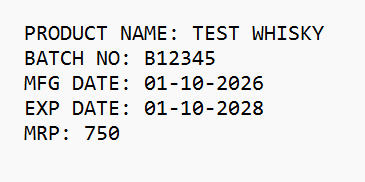
#> input picture dataset/raw_images/test_label.bmp, 365 x 182 px, found by its file name
$ python image_processor.py
#> lines starting #> are read from the running program, lines starting #| are printed output that depends on the picture; after the words box and inside, x2 and y2 are one past the last pixel; in counts of white or black regions, pixels touching at a corner belong together
#> further down, image is the input picture: shape (182, 365, 3); mean B, G, R 233, 232.9, 233
#| Original Image Shape: (182, 365, 3)

import cv2
import os


def preprocess_image(image):

    # Step 1: Convert image to grayscale
    gray_image = cv2.cvtColor(image, cv2.COLOR_BGR2GRAY)
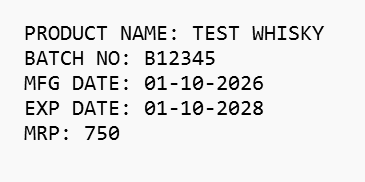
#> gray_image: shape (182, 365); min 0, max 249, mean 233

    # Step 2: Resize image
    resized_image = cv2.resize(
        gray_image,
        None,
        fx=2,
        fy=2,
        interpolation=cv2.INTER_CUBIC
    )
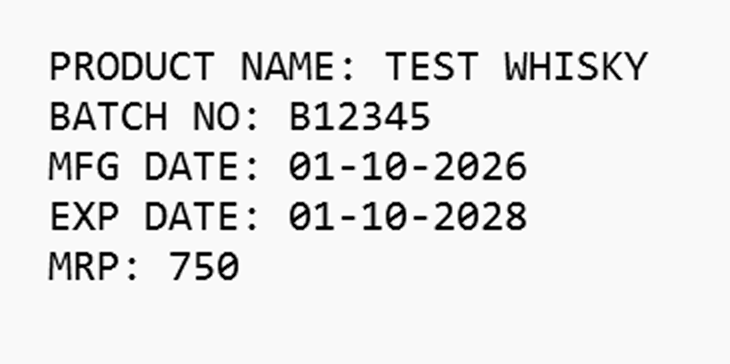
#> resized_image: shape (364, 730); min 0, max 255, mean 233

    # Step 3: Apply Gaussian Blur
    blurred_image = cv2.GaussianBlur(
        resized_image,
        (5, 5),
        0
    )
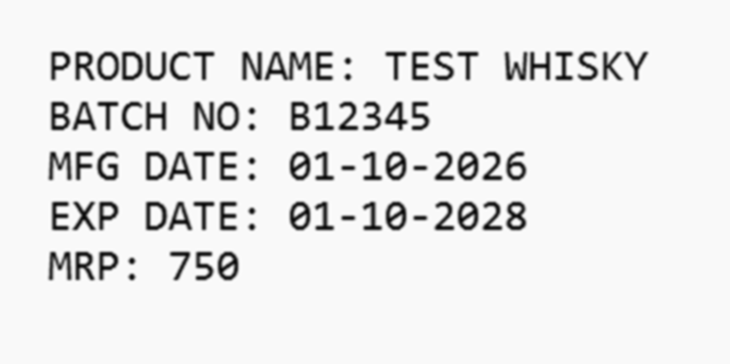
#> blurred_image: shape (364, 730); min 4, max 253, mean 233

    # Step 4: Apply normal thresholding
    _, threshold_image = cv2.threshold(
        blurred_image,
        127,
        255,
        cv2.THRESH_BINARY
    )
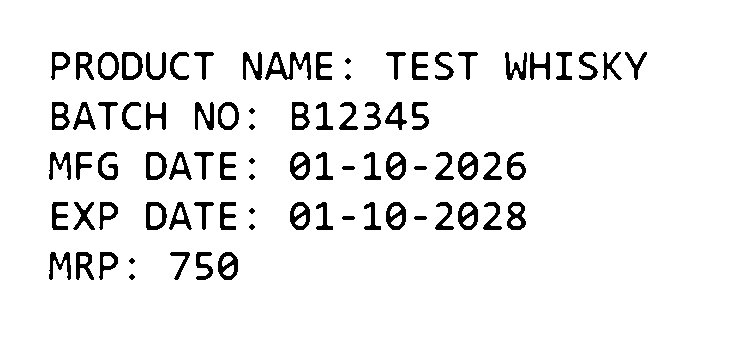
#> threshold_image: shape (364, 730); 93.4% white; 83 black regions, largest, box (x1, y1, x2, y2) and area: (265, 52, 311, 80) 525, (290, 152, 310, 180) 314, (386, 152, 406, 180) 314

    # Step 5: Apply adaptive thresholding
    adaptive_image = cv2.adaptiveThreshold(
        blurred_image,
        255,
        cv2.ADAPTIVE_THRESH_GAUSSIAN_C,
        cv2.THRESH_BINARY,
        11,
        2
    )
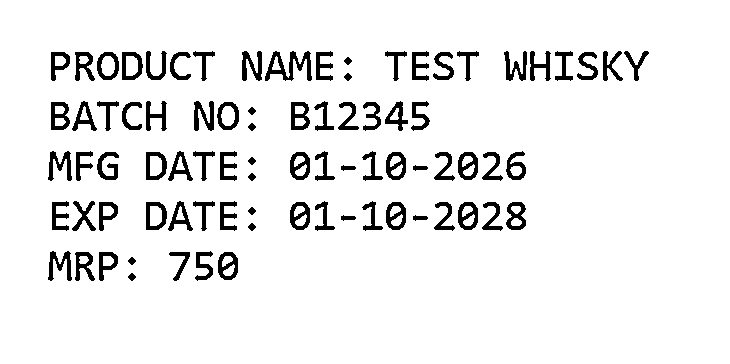
#> adaptive_image: shape (364, 730); 92.7% white; 83 black regions, largest, box (x1, y1, x2, y2) and area: (265, 51, 312, 81) 599, (194, 101, 214, 131) 344, (242, 51, 262, 81) 341

    # Step 6: Return all processed images
    return {
        "grayscale": gray_image,
        "resized": resized_image,
        "blurred": blurred_image,
        "threshold": threshold_image,
        "adaptive": adaptive_image
    }


# Run this section only when this file is executed directly
if __name__ == "__main__":

    # Step 1: Read the image
    image = cv2.imread("dataset/raw_images/test_label.bmp")

    if image is None:
        print("Image not found!")

    else:
        # Step 2: Print original image shape
        print("Original Image Shape:", image.shape)

        # Step 3: Call preprocessing function
        processed_images = preprocess_image(image)
#> processed_images = 5 items

        print("Preprocessing completed successfully!")

        # Step 4: Print processed image names
        print("Processed Images:", processed_images.keys())
#| Processed Images: dict_keys(['grayscale', 'resized', 'blurred', 'threshold', 'adaptive'])

        # Step 5: Save all processed images automatically
        for name, processed_image in processed_images.items():

            file_path = os.path.join(
                "dataset/processed_images",
                name + "_label.png"
            )

            cv2.imwrite(file_path, processed_image)

            print(name, "image saved successfully!")
#> this loop made 5 passes
#> name on passes 1 to 5: 'grayscale', 'resized', 'blurred', 'threshold', 'adaptive'
#| grayscale image saved successfully!
#| resized image saved successfully!
#| blurred image saved successfully!
#| threshold image saved successfully!
#| adaptive image saved successfully!
